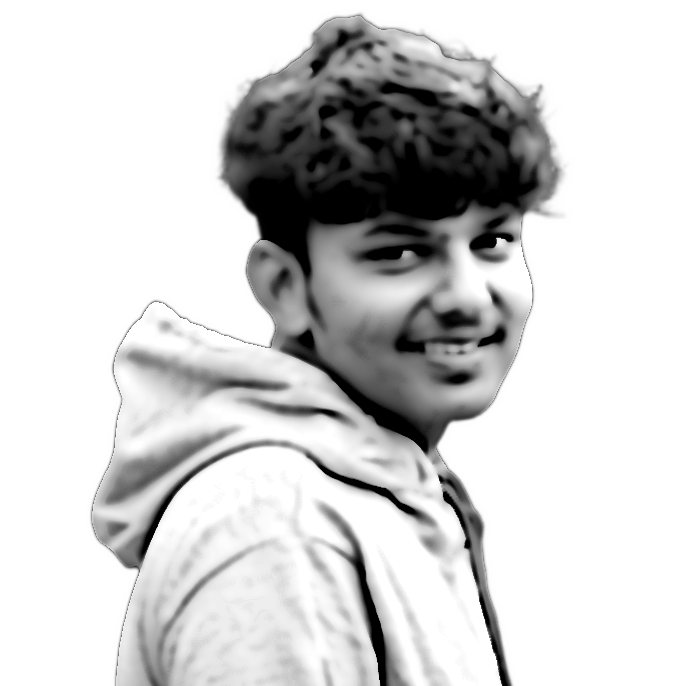
#> input picture source-prepped.png, 686 x 686 px
$ python make_ascii_svg.py
#> lines starting #> are read from the running program, lines starting #| are printed output that depends on the picture
"""
Convert a portrait photo into a clean, monochrome animated ASCII-art SVG:
  - Subject isolated on a dark terminal background
  - One light-gray color (#c9d1d9) for maximum crispness and zero visual noise
  - SMIL wipe reveal per row with an animated typing cursor
  - Terminal titlebar & status bar with blinking cursor

Output: justus-ascii.svg (840 x 880)
Usage: python scripts/make_ascii_svg.py [input.png] [output.svg]
"""
import html
import os
import sys
from PIL import Image, ImageEnhance, ImageFilter

HERE = os.path.dirname(os.path.abspath(__file__))
REPO_ROOT = os.path.abspath(os.path.join(HERE, ".."))
SRC = sys.argv[1] if len(sys.argv) > 1 else os.path.join(REPO_ROOT, "source-prepped.png")
OUT = sys.argv[2] if len(sys.argv) > 2 else os.path.join(REPO_ROOT, "justus-ascii.svg")

# Grid resolution: 180 cols provides crisp facial details (eyes, curls, smile)
COLS = int(os.environ.get("COLS", 180))
ART_W_TARGET = 800
CELL_W = ART_W_TARGET / COLS
CELL_H = CELL_W * 15 / 8
ROWS = round(COLS * 8 / 15)
RAMP = " .`:-=+*cs#%@"  # Bright (sparse) -> Dark (dense); space clears background

CONTRAST = 1.08
BRIGHTNESS = 1.0
GAMMA = 1.15
WHITE_FLOOR = 0.82

PAD = 20
TITLEBAR_H = 30
STATUS_H = 30
ART_W = COLS * CELL_W
ART_H = ROWS * CELL_H
CANVAS_W = ART_W + PAD * 2  # 840 px
CANVAS_H = TITLEBAR_H + ART_H + STATUS_H + PAD  # 880 px

BG = "#0d1117"
BG2 = "#111722"
FRAME = "#30363d"
TITLE_TEXT = "#7d8590"
INK = "#c9d1d9"
CURSOR = "#c9d1d9"

ROW_DUR = 5.8 / ROWS  # Total animation duration ~5.8s
STAGGER = ROW_DUR

# Sample image into grayscale grid
im = Image.open(SRC).convert("L")
#> im is the input picture: PIL image 686x686 L; min 0, max 255, mean 208.4
im = ImageEnhance.Brightness(im).enhance(BRIGHTNESS)
im = ImageEnhance.Contrast(im).enhance(CONTRAST)
im = im.resize((COLS, ROWS), Image.LANCZOS)
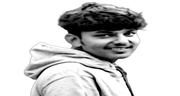
#> im: PIL image 180x96 L; min 0, max 255, mean 206.7
px = im.load()

STATIC = bool(os.environ.get("STATIC"))

rows_txt = []
for y in range(ROWS):
    chars = []
    for x in range(COLS):
        lum = px[x, y] / 255.0
        lum = pow(lum, GAMMA)
        if lum >= WHITE_FLOOR:
            chars.append(" ")
            continue
        idx = int((1.0 - lum) * (len(RAMP) - 1) + 0.5)
        idx = max(0, min(len(RAMP) - 1, idx))
        chars.append(RAMP[idx])
    rows_txt.append("".join(chars))
#> after the loop, rows_txt = 96 items

art_top = TITLEBAR_H + PAD * 0.35

parts = []
parts.append(
    f'<svg xmlns="http://www.w3.org/2000/svg" width="{CANVAS_W}" height="{CANVAS_H}" '
    f'viewBox="0 0 {CANVAS_W} {CANVAS_H}" font-family="ui-monospace, SFMono-Regular, Menlo, Consolas, monospace">'
)
parts.append(
    '<defs>'
    f'<linearGradient id="bg" x1="0" y1="0" x2="0" y2="1">'
    f'<stop offset="0" stop-color="{BG2}"/><stop offset="1" stop-color="{BG}"/>'
    '</linearGradient></defs>'
)

# Window background & border
parts.append(f'<rect width="{CANVAS_W}" height="{CANVAS_H}" rx="12" fill="url(#bg)"/>')
parts.append(f'<rect x="0.5" y="0.5" width="{CANVAS_W-1}" height="{CANVAS_H-1}" rx="12" fill="none" stroke="{FRAME}" stroke-width="1"/>')
parts.append(f'<line x1="0" y1="{TITLEBAR_H}" x2="{CANVAS_W}" y2="{TITLEBAR_H}" stroke="{FRAME}"/>')

# Title bar buttons & prompt
for i, dotcol in enumerate(["#ff5f56", "#ffbd2e", "#27c93f"]):
    parts.append(f'<circle cx="{PAD + i*16}" cy="{TITLEBAR_H/2}" r="5" fill="{dotcol}"/>')
parts.append(
    f'<text x="{CANVAS_W/2}" y="{TITLEBAR_H/2 + 4}" fill="{TITLE_TEXT}" font-size="12" text-anchor="middle">'
    f'justus@github: ~$ ./portrait.sh</text>'
)

# ASCII characters per row
font_size = CELL_H * 0.86
for ry, line in enumerate(rows_txt):
    y = art_top + ry * CELL_H + CELL_H * 0.74
    row_y = art_top + ry * CELL_H
    delay = ry * STAGGER
    safe = html.escape(line)
    text = (
        f'<text xml:space="preserve" x="{PAD}" y="{y:.1f}" fill="{INK}" '
        f'font-size="{font_size:.1f}" textLength="{ART_W}" lengthAdjust="spacing">{safe}</text>'
    )

    if STATIC:
        parts.append(text)
        continue

    parts.append(
        f'<clipPath id="r{ry}"><rect x="{PAD}" y="{row_y:.1f}" height="{CELL_H}" width="0">'
        f'<animate attributeName="width" from="0" to="{ART_W}" begin="{delay:.3f}s" '
        f'dur="{ROW_DUR:.2f}s" fill="freeze"/></rect></clipPath>'
    )
    parts.append(f'<g clip-path="url(#r{ry})">{text}</g>')
    parts.append(
        f'<rect y="{row_y+1:.1f}" width="{CELL_W}" height="{CELL_H-2}" fill="{CURSOR}" opacity="0">'
        f'<animate attributeName="x" from="{PAD}" to="{PAD+ART_W}" begin="{delay:.3f}s" '
        f'dur="{ROW_DUR:.2f}s" fill="freeze"/>'
        f'<set attributeName="opacity" to="0.85" begin="{delay:.3f}s"/>'
        f'<set attributeName="opacity" to="0" begin="{delay+ROW_DUR:.3f}s"/></rect>'
    )
#> this loop made 96 passes
#> (y, row_y, delay) on passes 1 to 12: (43.17, 37, 0), (51.5, 45.33, 0.0604), (59.83, 53.67, 0.121), (68.17, 62, 0.181), (76.5, 70.33, 0.242), (84.83, 78.67, 0.302), (93.17, 87, 0.362), (101.5, 95.33, 0.423), (109.8, 103.7, 0.483), (118.2, 112, 0.544), (126.5, 120.3, 0.604), (134.8, 128.7, 0.665)
#> after the loop, parts = 297 items

# Bottom status bar with blinking cursor
status_line_y = TITLEBAR_H + ART_H + PAD * 0.35
status_y = status_line_y + 19
parts.append(f'<line x1="0" y1="{status_line_y:.1f}" x2="{CANVAS_W}" y2="{status_line_y:.1f}" stroke="{FRAME}"/>')
parts.append(
    f'<text x="{PAD}" y="{status_y:.1f}" fill="{TITLE_TEXT}" font-size="13">'
    f'justus@github:~$ whoami <tspan fill="{INK}">Justus Robin</tspan></text>'
)

prompt_prefix = "justus@github:~$ whoami Justus Robin "
status_chars = len(prompt_prefix)
parts.append(
    f'<rect x="{PAD + status_chars * 13 * 0.6:.1f}" y="{status_y-12:.1f}" width="8" height="14" fill="{INK}">'
    f'<animate attributeName="opacity" values="1;1;0;0" keyTimes="0;0.5;0.51;1" dur="1s" repeatCount="indefinite"/></rect>'
)

parts.append("</svg>")
svg = "".join(parts)

with open(OUT, "w", encoding="utf-8") as f:
    f.write(svg)

print(f"wrote {OUT} ({len(svg)} bytes; {CANVAS_W} x {CANVAS_H})")
#| wrote justus-ascii.svg (80148 bytes; 840.0 x 880.0)
